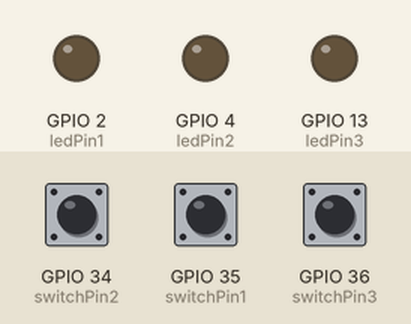
This sketch was run on a simulated ESP32. Parts: output pins drawn as LEDs (lit = HIGH). The inputs (shaded band) are chosen by the test bench; at power-on: GPIO 36 (switchPin3) HIGH, GPIO 34 (switchPin2) HIGH, GPIO 35 (switchPin1) HIGH.

Above: at 1.2 s.
1.3 s: GPIO 36 (switchPin3) pulled LOW for 0.15 s
At 2.7 s:
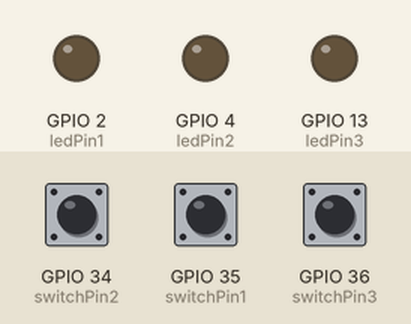
3.0 s: GPIO 34 (switchPin2) pulled LOW for 0.15 s
At 3.07 s:
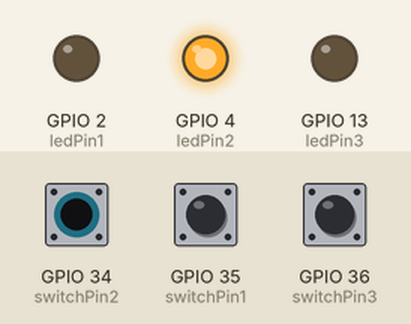
4.6 s: GPIO 36 (switchPin3) pulled LOW for 1 s
At 5.3 s:
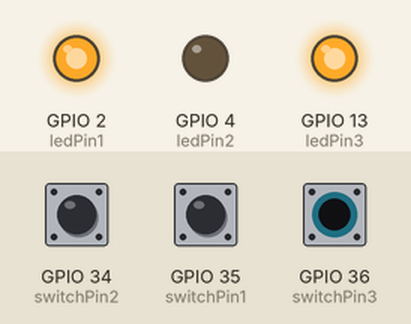
7.1 s: GPIO 36 (switchPin3) pulled LOW for 3.2 s
At 10.9 s:
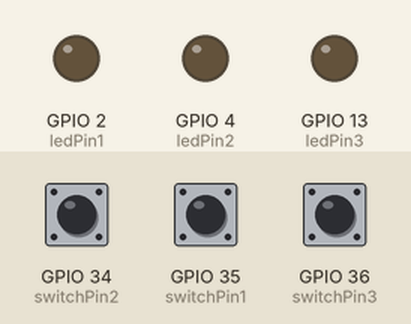
11.8 s: GPIO 34 (switchPin2) pulled LOW for 3.2 s
At 12.9 s:
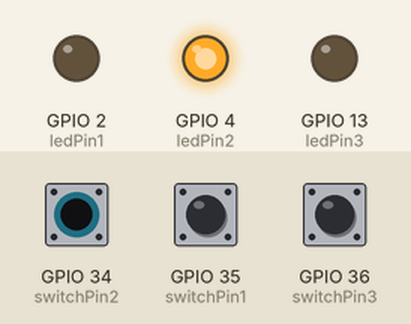
16.5 s: GPIO 34 (switchPin2) driven LOW and GPIO 36 (switchPin3) driven LOW
At 18.0 s:
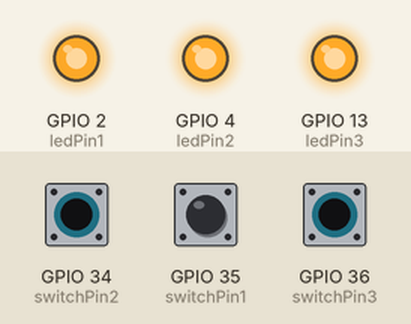
Timing chart, 0 to 19.0 s (numbered marks = the images above; inputs shaded):
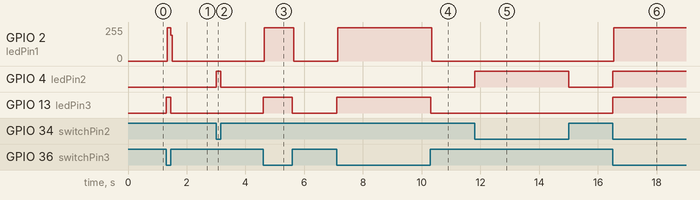

Measured:
- after the input at 1.3 s, GPIO 2 (ledPin1): 0/255 → 250/255 at once, → 0/255 0.12 s later; GPIO 13 (ledPin3): LOW → HIGH at once, → LOW 0.15 s later
- after the input at 3.0 s, GPIO 4 (ledPin2): LOW → HIGH at once, → LOW 0.15 s later
- after the input at 4.6 s, GPIO 2 (ledPin1): 0/255 → 250/255 at once, → 0/255 1.0 s later; GPIO 13 (ledPin3): LOW → HIGH at once, → LOW 1.0 s later
- after the input at 7.1 s, GPIO 2 (ledPin1): 0/255 → 250/255 at once, → 0/255 3.2 s later; GPIO 13 (ledPin3): LOW → HIGH at once, → LOW 3.2 s later
- after the input at 11.8 s, GPIO 4 (ledPin2): LOW → HIGH at once, → LOW 3.2 s later
- after the input at 16.5 s, GPIO 2 (ledPin1): 0/255 → 250/255 at once; GPIO 4 (ledPin2), GPIO 13 (ledPin3): LOW → HIGH at once

The sketch:

esp_switch.ino
```cpp
const int ledPin1 = 2;     // GPIO2 connected to LED
const int switchPin1 = 35; // GPIO34 connected to push-button (with external pull-up)
const int ledPin2 = 4;     // GPIO2 connected to LED
const int switchPin2 = 34;
const int ledPin3 = 13;     // GPIO2 connected to LED
const int switchPin3 = 36;

void setup() {
  pinMode(ledPin1, OUTPUT);        // Set LED pin as output
  pinMode(switchPin1, INPUT);
  pinMode(ledPin2, OUTPUT);        // Set LED pin as output
  pinMode(switchPin2, INPUT);
  pinMode(ledPin3, OUTPUT);        // Set LED pin as output
  pinMode(switchPin3, INPUT);// Set switch pin as input (external pull-up required)
}

void loop() {
  int switchState1 = digitalRead(switchPin1);
  int switchState2 = digitalRead(switchPin2);
  int switchState3 = digitalRead(switchPin3);// Read the state of the switch

  if (switchState1 == LOW) {
    digitalWrite(ledPin1, HIGH); // Turn ON LED if button is pressed (LOW)
  } else {
    digitalWrite(ledPin1, LOW);  // Turn OFF LED if button is released (HIGH)
  }
   if (switchState2 == LOW) {
    digitalWrite(ledPin2, HIGH); // Turn ON LED if button is pressed (LOW)
  } else {
    digitalWrite(ledPin2, LOW);  // Turn OFF LED if button is released (HIGH)
  }
   if (switchState3 == LOW) {
    digitalWrite(ledPin3, HIGH);
    digitalWrite(ledPin1, HIGH);// Turn ON LED if button is pressed (LOW)
  } else {
    digitalWrite(ledPin3, LOW);
    digitalWrite(ledPin1, LOW);// Turn OFF LED if button is released (HIGH)
  }
}
```
